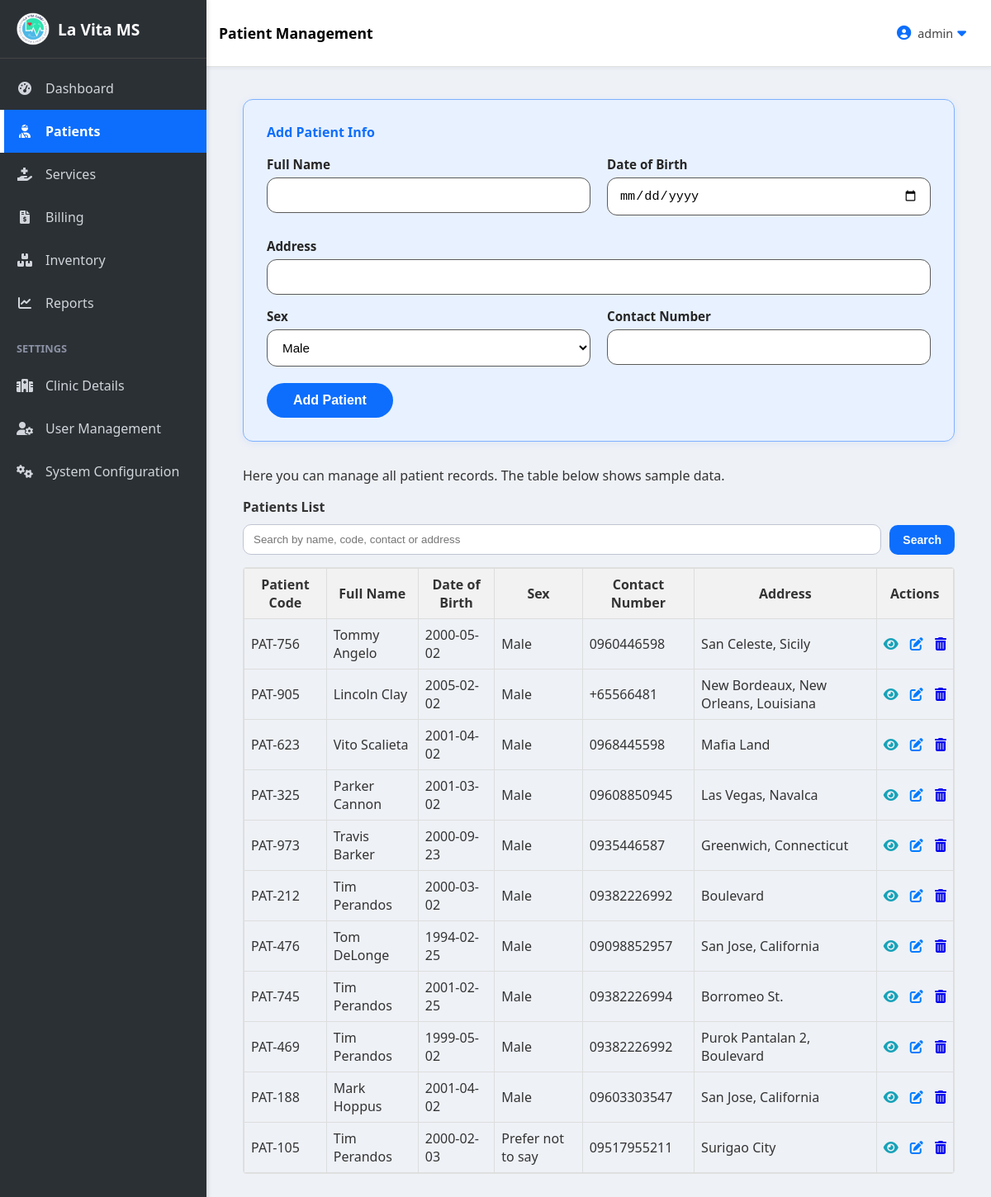
The app's page /index.php?page=patients (signed in) with its own data.
### tables this page shows
CREATE TABLE IF NOT EXISTS `patients` (
  `id` int NOT NULL AUTO_INCREMENT,
  `patient_code` varchar(20) NOT NULL,
  `fullname` varchar(255) NOT NULL,
  `date_of_birth` date NOT NULL,
  `sex` enum('Male','Female','Prefer not to say') DEFAULT 'Prefer not to say',
  `contact_number` varchar(20) DEFAULT NULL,
  `address` text,
  `date_registered` timestamp NULL DEFAULT CURRENT_TIMESTAMP,
  PRIMARY KEY (`id`),
  UNIQUE KEY `patient_code` (`patient_code`)
);

### patients.php (the view, shortened to what this page needs)
<?php
$editData = null;
$search = isset($_GET['q']) ? trim($_GET['q']) : '';
if ($search !== '') {
    $like = '%' . $search . '%';
    $searchStmt = $conn->prepare("SELECT * FROM patients WHERE fullname LIKE ? OR patient_code LIKE ? OR contact_number LIKE ? OR address LIKE ? ORDER BY id DESC");
    $searchStmt->bind_param('ssss', $like, $like, $like, $like);
    $searchStmt->execute();
    $result = $searchStmt->get_result();
} else {
    $result = $conn->query("SELECT * FROM patients ORDER BY id DESC");
}
?>
<div class="content patients-page">
    <div class="card">
        <div class="card-body">
        <form method="POST" class="patient-form-panel">
            <h4 class="patient-form-title"><?php echo $editData ? 'Edit Patient' : 'Add Patient Info'; ?></h4>
            <div class="patient-form-grid">
                <div class="patient-form-group">
                    <label for="fullname" class="patient-form-label">Full Name</label>
                    <input type="text" name="fullname" id="fullname" class="patient-form-control" value="<?php echo $editData ? htmlspecialchars($editData['fullname']) : ''; ?>" required>
                </div>
                <div class="patient-form-group">
                    <label for="date_of_birth" class="patient-form-label">Date of Birth</label>
                    <input type="date" name="date_of_birth" id="date_of_birth" class="patient-form-control" value="<?php echo $editData ? htmlspecialchars($editData['date_of_birth']) : ''; ?>" required>
                </div>
                <div class="patient-form-group full-width">
                    <label for="address" class="patient-form-label">Address</label>
                    <input type="text" name="address" id="address" class="patient-form-control" value="<?php echo $editData ? htmlspecialchars($editData['address']) : ''; ?>">
                </div>
                <div class="patient-form-group">
                    <label for="sex" class="patient-form-label">Sex</label>
                    <select name="sex" id="sex" class="patient-form-control">
                        <option value="Male" <?php echo ($editData && $editData['sex'] == 'Male') ? 'selected' : ''; ?>>Male</option>
                    </select>
                </div>
                <div class="patient-form-group">
                    <label for="contact_number" class="patient-form-label">Contact Number</label>
                    <input type="text" name="contact_number" id="contact_number" class="patient-form-control" value="<?php echo $editData ? htmlspecialchars($editData['contact_number']) : ''; ?>">
                </div>
            </div>
            <div class="patient-form-actions">
                <button id="addPatientBtn" type="submit" name="<?php echo $editData ? 'update_patient' : 'add_patient'; ?>" class="patient-primary-btn"><?php echo $editData ? 'Update Patient' : 'Add Patient'; ?></button>
            </div>
        </form>
        <p>Here you can manage all patient records. The table below shows sample data.</p>
        <h4 style="margin-top: 15px; margin-bottom: 8px; font-weight: 700;">Patients List</h4>
        <form method="GET" action="" class="patients-search-form">
            <input type="text" name="q" value="<?php echo htmlspecialchars($search); ?>" placeholder="Search by name, code, contact or address" class="patients-search-input">
            <button type="submit" class="patients-search-btn">Search</button>
        </form>
        <div class="table-container">
        <table style="width:100%; border-collapse: collapse;">
            <thead>
                <tr style="background-color: #f2f2f2;">
                    <th style="border: 1px solid #ddd; padding: 8px;">Patient Code</th>
                    <th style="border: 1px solid #ddd; padding: 8px;">Full Name</th>
                    <th style="border: 1px solid #ddd; padding: 8px;">Date of Birth</th>
                    <th style="border: 1px solid #ddd; padding: 8px;">Sex</th>
                    <th style="border: 1px solid #ddd; padding: 8px;">Contact Number</th>
                    <th style="border: 1px solid #ddd; padding: 8px;">Address</th>
                    <th style="border: 1px solid #ddd; padding: 8px;">Actions</th>
                </tr>
            </thead>
            <tbody>
                <?php
                if ($result->num_rows > 0) {
                    while ($row = $result->fetch_assoc()) {
                        echo '
                        <tr>
                            <td style="border: 1px solid #ddd; padding: 8px;">' . htmlspecialchars($row['patient_code']) . '</td>
                            <td style="border: 1px solid #ddd; padding: 8px;">' . htmlspecialchars($row['fullname']) . '</td>
                            <td style="border: 1px solid #ddd; padding: 8px;">' . htmlspecialchars($row['date_of_birth']) . '</td>
                            <td style="border: 1px solid #ddd; padding: 8px;">' . htmlspecialchars($row['sex'] ?? 'Prefer not to say') . '</td>
                            <td style="border: 1px solid #ddd; padding: 8px;">' . htmlspecialchars($row['contact_number']) . '</td>
                            <td style="border: 1px solid #ddd; padding: 8px;">' . htmlspecialchars($row['address']) . '</td>
                            <td style="border: 1px solid #ddd; padding: 8px; white-space: nowrap; text-align: center;">
                                <a href="javascript:void(0)" class="action-btn" title="View Details" style="color:#17a2b8; margin-right:10px;" onclick="openTxnModal(' . (int)$row['id'] . ', \'' . htmlspecialchars(addslashes($row['fullname'])) . '\')"><i class="fas fa-eye"></i></a>
                                <a href="?page=patients&edit=' . htmlspecialchars($row['id']) . '" class="action-btn edit" title="Edit" style="color: #007bff; margin-right: 10px;"><i class="fas fa-edit"></i></a>
                                <a href="?page=patients&delete=' . htmlspecialchars($row['id']) . '" class="action-btn delete" title="Delete" onclick="return confirm(\'Are you sure you want to delete this patient?\');"><i class="fas fa-trash-alt"></i></a>
                            </td>
                        </tr>';
                    }
                } else {
                    echo '<tr><td colspan="7" style="text-align:center; padding: 8px;">No patients found.</td></tr>';
                }
                ?>
            </tbody>
        </table>
        </div>
    </div>
</div>
</div>

### index.php (shortened to what this page needs)
<?php
$servername = "localhost";
$username = "root";
$password = "";
$dbname = "clinic_ms";
$conn = new mysqli($servername, $username, $password, $dbname);
$appTheme = 'default';
$themeResult = $conn->query("SELECT setting_value FROM settings WHERE setting_name='system_theme_color' LIMIT 1");
if ($themeResult && $themeResult->num_rows > 0) {
    $themeRow = $themeResult->fetch_assoc();
    $appTheme = $themeRow['setting_value'] ?: 'default';
}
$themeClass = ($appTheme === 'dark') ? 'theme-dark' : 'theme-default';
$page = isset($_GET['page']) ? $_GET['page'] : 'dashboard';
$sectionTitles = [
    'dashboard' => 'Dashboard',
    'patients' => 'Patient Management',
    'services' => 'Service and Package Management',
    'transactions' => 'Billing Management',
    'inventory' => 'Inventory Management',
    'analytics' => 'Analytics & Reports',
    'settings_clinic' => 'Clinic Details',
    'settings_users' => 'User Management',
    'settings_system' => 'System Configuration',
];
$activeTitle = $sectionTitles[$page] ?? ucwords(str_replace('_', ' ', $page));
?>
<!DOCTYPE html>
<html lang="en">
<head>
    <link rel="stylesheet" href="style.css">
    <link rel="stylesheet" href="https://cdnjs.cloudflare.com/ajax/libs/font-awesome/6.0.0-beta3/css/all.min.css">
</head>
<body class="<?php echo htmlspecialchars($themeClass); ?>">
    <div class="app-container">
        <aside class="sidebar">
            <div class="logo-section" style="display: flex; align-items: center; padding: 15px 20px;">
                <img src="logo.png" alt="La Vita MS Logo" style="height: 40px; margin-right: 10px;">
                <h2 style="margin: 0; font-size: 1.2rem;">La Vita MS</h2>
            </div>
            <nav class="main-nav">
                <ul>
                    <li class="<?php echo ($page == 'dashboard') ? 'active' : ''; ?>">
                        <a href="?page=dashboard">
                            <i class="fas fa-tachometer-alt"></i> Dashboard
                        </a>
                    </li>
                    <li class="<?php echo ($page == 'patients') ? 'active' : ''; ?>">
                        <a href="?page=patients">
                            <i class="fas fa-user-injured"></i> Patients
                        </a>
                    </li>
                    <li class="<?php echo ($page == 'services') ? 'active' : ''; ?>">
                        <a href="?page=services">
                            <i class="fas fa-hand-holding-medical"></i> Services
                        </a>
                    </li>
                    <li class="<?php echo ($page == 'transactions') ? 'active' : ''; ?>">
                        <a href="?page=transactions">
                            <i class="fas fa-file-invoice-dollar"></i> Billing
                        </a>
                    </li>
                     <li class="<?php echo ($page == 'inventory') ? 'active' : ''; ?>">
                        <a href="?page=inventory">
                            <i class="fas fa-boxes"></i> Inventory
                        </a>
                    </li>
                     <li class="<?php echo ($page == 'analytics') ? 'active' : ''; ?>">
                        <a href="?page=analytics">
                            <i class="fas fa-chart-line"></i> Reports
                        </a>
                    </li>
                    <li class="nav-header">SETTINGS</li>
                    <li class="<?php echo ($page == 'settings_clinic') ? 'active' : ''; ?>">
                        <a href="?page=settings_clinic">
                            <i class="fas fa-hospital"></i> Clinic Details
                        </a>
                    </li>
                    <li class="<?php echo ($page == 'settings_users') ? 'active' : ''; ?>">
                        <a href="?page=settings_users">
                            <i class="fas fa-user-cog"></i> User Management
                        </a>
                    </li>
                    <li class="<?php echo ($page == 'settings_system') ? 'active' : ''; ?>">
                        <a href="?page=settings_system">
                            <i class="fas fa-cogs"></i> System Configuration
                        </a>
                    </li>
                </ul>
            </nav>
        </aside>
        <div class="main-content-wrapper">
            <header class="top-header" style="display:flex; align-items:center; justify-content:space-between; padding: 10px 15px; border-bottom:1px solid var(--border-color); background:#fff;">
                <div class="left-section" style="font-weight:700; font-size:1.1rem; color: #000;">
                    <?php echo htmlspecialchars($activeTitle); ?>
                </div>
                <div class="right-section">
                    <div class="user-profile" id="userProfileDropdown" style="position: relative; display: inline-block; cursor: pointer; padding: 10px 15px;">
                        <div style="display: flex; align-items: center;">
                            <i class="fas fa-user-circle" style="margin-right: 8px;"></i>
                            <span><?php echo htmlspecialchars($_SESSION['username']); ?></span>
                            <i class="fas fa-caret-down" style="margin-left: 5px;"></i>
                        </div>
                    </div>
                </div>
            </header>
            <main class="main-content">
                <?php
                $pageFile = $page . '.php';
                if (file_exists($pageFile)) {
                    include($pageFile);
                } else {
                    echo "<h1>Page not found!</h1>";
                }
                ?>
            </main>
        </div>
    </div>
</body>
</html>

### index.php (style rules this page uses)
:root { --primary-color: #2c3e50; --secondary-color: #3498db; --accent-color: #2ecc71; --background-color: #ecf0f1; --card-background: #ffffff; --text-color: #34495e; --border-color: #e0e0e0; }

### records on screen
patients: patient_code "PAT-756", fullname "Tommy Angelo", date_of_birth "2000-05-02", sex "Male", contact_number "0960446598", address "San Celeste, Sicily"
patients: patient_code "PAT-905", fullname "Lincoln Clay", date_of_birth "2005-02-02", sex "Male", contact_number "+65566481", address "New Bordeaux, New Orleans, Louisiana"
patients: patient_code "PAT-623", fullname "Vito Scalieta", date_of_birth "2001-04-02", sex "Male", contact_number "0968445598", address "Mafia Land"
patients: patient_code "PAT-325", fullname "Parker Cannon", date_of_birth "2001-03-02", sex "Male", contact_number "09608850945", address "Las Vegas, Navalca"
patients: patient_code "PAT-973", fullname "Travis Barker", date_of_birth "2000-09-23", sex "Male", contact_number "0935446587", address "Greenwich, Connecticut"
patients: patient_code "PAT-212", fullname "Tim Perandos", date_of_birth "2000-03-02", sex "Male", contact_number "09382226992", address "Boulevard"
patients: patient_code "PAT-476", fullname "Tom DeLonge", date_of_birth "1994-02-25", sex "Male", contact_number "09098852957", address "San Jose, California"
patients: patient_code "PAT-745", fullname "Tim Perandos", date_of_birth "2001-02-25", sex "Male", contact_number "09382226994", address "Borromeo St."
patients: patient_code "PAT-469", fullname "Tim Perandos", date_of_birth "1999-05-02", sex "Male", contact_number "09382226992", address "Purok Pantalan 2, Boulevard"
patients: patient_code "PAT-188", fullname "Mark Hoppus", date_of_birth "2001-04-02", sex "Male", contact_number "09603303547", address "San Jose, California"
patients: patient_code "PAT-105", fullname "Tim Perandos", date_of_birth "2000-02-03", sex "Prefer not to say", contact_number "09517955211", address "Surigao City"

### other values on screen
$activeTitle "Patient Management"
$_SESSION['username'] "admin"
